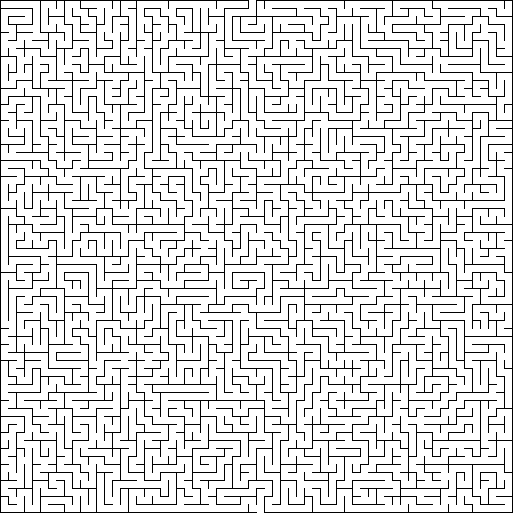
#> input picture MAZE_0.png, 1026 x 1026 px, found by its file name (shown at 1/2 size)
$ jupyter execute --allow-errors Maze_2.ipynb
#> lines starting #> are read from the running program, lines starting #| are printed output that depends on the picture; after the words box and inside, x2 and y2 are one past the last pixel; in counts of white or black regions, pixels touching at a corner belong together
[cell 1]
from PIL import Image, ImageDraw
import numpy as np
from collections import deque
import colorsys
from typing import List
from enum import Enum
import math

# ================================================================
# Constants
# ================================================================
BORDER = 2
CELL_SIZE = 14
STRIDE = 16
NUM_CELLS = 64
MAT_SIZE = 128

# Matrix codes
EMPTY, WALL, START, GOAL, DEATH_PIT, TELEPORT, CONFUSION = 0, 1, 2, 3, 4, 5, 6

CELL_NAMES = {
    EMPTY: "Empty",
    WALL: "Wall",
    START: "Start",
    GOAL: "Goal",
    DEATH_PIT: "Death Pit",
    TELEPORT: "Teleport",
    CONFUSION: "Confusion",
}

CELL_COLORS = {
    EMPTY: (255, 255, 255),
    WALL: (0, 0, 0),
    START: (0, 200, 0),
    GOAL: (30, 100, 220),
    DEATH_PIT: (220, 50, 0),
    TELEPORT: (0, 190, 190),
    CONFUSION: (160, 0, 200),
}


# ================================================================
# Basic classes
# ================================================================
class Action(Enum):
    MOVE_UP = 0
    MOVE_DOWN = 1
    MOVE_LEFT = 2
    MOVE_RIGHT = 3
    WAIT = 4


class TurnResult:
    def __init__(self):
        self.wall_hits = 0
        self.current_position = (0, 0)
        self.is_dead = False
        self.is_confused = False
        self.is_goal_reached = False
        self.teleported = False
        self.actions_executed = 0

    def __repr__(self):
        return (
            f"pos={self.current_position} dead={self.is_dead} "
            f"goal={self.is_goal_reached} confused={self.is_confused} "
            f"teleported={self.teleported} wall_hits={self.wall_hits} "
            f"actions_executed={self.actions_executed}"
        )


# ================================================================
# Small helper
# ================================================================
def popup_image(path):
    Image.open(path).show()


# ================================================================
# 1. Convert MAZE_0 image into matrix data
# ================================================================
def _wall_below(gray, row, col):
    y = BORDER + row * STRIDE + CELL_SIZE
    x = BORDER + col * STRIDE + CELL_SIZE // 2
    return not (gray[y, x] > 128 and gray[y + 1, x] > 128)


def _wall_right(gray, row, col):
    y = BORDER + row * STRIDE + CELL_SIZE // 2
    x = BORDER + col * STRIDE + CELL_SIZE
    return not (gray[y, x] > 128 and gray[y, x + 1] > 128)


def load_maze(image_path):
    """
    Build the maze matrix from the clean maze image.
    Real cells are at even-even coordinates.
    The spaces between them store walls/passages.
    """
#> called with image_path = 'MAZE_0.png'
    gray = np.array(Image.open(image_path).convert("L"))
#> gray: shape (1026, 1026); 87.2% white; black in thin lines or dots
    matrix = np.ones((MAT_SIZE, MAT_SIZE), dtype=np.uint8)

    for r in range(NUM_CELLS):
        for c in range(NUM_CELLS):
            matrix[r * 2, c * 2] = EMPTY

            if r < NUM_CELLS - 1:
                matrix[r * 2 + 1, c * 2] = WALL if _wall_below(gray, r, c) else EMPTY

            if c < NUM_CELLS - 1:
                matrix[r * 2, c * 2 + 1] = WALL if _wall_right(gray, r, c) else EMPTY

            if r < NUM_CELLS - 1 and c < NUM_CELLS - 1:
                matrix[r * 2 + 1, c * 2 + 1] = WALL
#> this loop made 64 passes
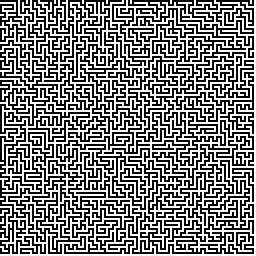
#> matrix: shape (128, 128) (shown 2 times larger); values 0 (black) and 1 (white), 50% white; black in thin lines or dots
#> in save_matrix_image_with_labels, `matrix_copy[start[0], start[1]] = START`:
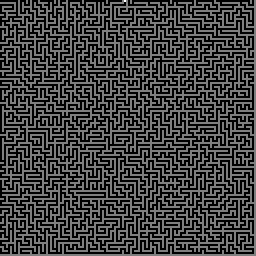
#> matrix_copy: shape (128, 128) (shown 2 times larger); 0.01% of pixels changed, all inside (x1, y1, x2, y2) = (62, 0, 63, 1); drawn with min black and max white
#> in save_matrix_image_with_labels, `matrix_copy[goal[0], goal[1]] = GOAL`:
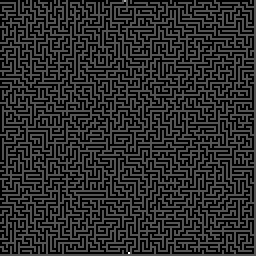
#> matrix_copy: shape (128, 128) (shown 2 times larger); 0.01% of pixels changed, all inside (x1, y1, x2, y2) = (64, 126, 65, 127); drawn with min black and max white
#> in save_matrix_image, `img = Image.new("RGB", (size, size))`: img: PIL image 1024x1024 RGB; every value is 0
#> in save_matrix_image, `img.save(out_path)`:
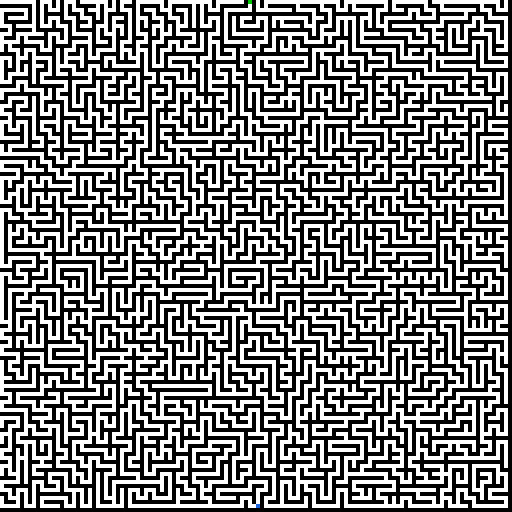
#> saved as MAZE_0_matrix.png: PIL image 1024x1024 RGB (shown at 1/2 size); mean R, G, B 127.5, 127.5, 127.5

    return matrix


# ================================================================
# 2. Detect hazards from MAZE_1 image
# ================================================================
def detect_hazards(image_path):
    """
    Returns:
        {(row64, col64): hazard_type}
    using 64x64 maze cell coordinates.
    """
#> called with image_path = 'MAZE_1.png'
    rgb = np.array(Image.open(image_path).convert("RGB"))
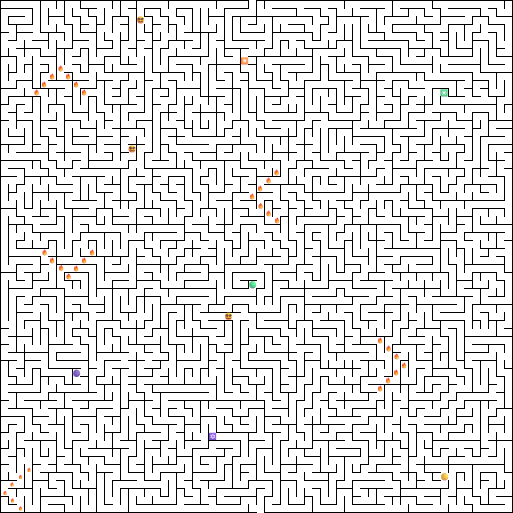
#> input picture MAZE_1.png, 1026 x 1026 px, found by its file name (shown at 1/2 size)
#> rgb is the input picture: shape (1026, 1026, 3); mean R, G, B 222.1, 221.8, 221.6
    hazards = {}

    for r in range(NUM_CELLS):
        for c in range(NUM_CELLS):
            cy = BORDER + r * STRIDE + CELL_SIZE // 2
            cx = BORDER + c * STRIDE + CELL_SIZE // 2

            colored = []
            dark_pixels = 0

            for dy in range(-4, 5):
                for dx in range(-4, 5):
                    y, x = cy + dy, cx + dx
                    if 0 <= y < rgb.shape[0] and 0 <= x < rgb.shape[1]:
                        rr, gg, bb = rgb[y, x]
                        h, s, v = colorsys.rgb_to_hsv(rr / 255, gg / 255, bb / 255)

                        if s > 0.28 and v > 0.25:
                            colored.append((h, s, v, rr, gg, bb))

                        if rr < 95 and gg < 95 and bb < 95:
                            dark_pixels += 1

            if not colored:
                continue

            hues = [p[0] for p in colored]
            avg_h = sum(p[0] for p in colored) / len(colored)
            avg_s = sum(p[1] for p in colored) / len(colored)
            avg_v = sum(p[2] for p in colored) / len(colored)
            npix = len(colored)
            hue_span = max(hues) - min(hues)
            dark_ratio = dark_pixels / 81.0

            # Green / cyan-ish = teleport
            if 0.25 <= avg_h <= 0.45:
                hazards[(r, c)] = TELEPORT
                continue

            # Purple-ish = confusion
            if 0.72 <= avg_h <= 0.90:
                hazards[(r, c)] = CONFUSION
                continue

            # Dark + colored icon also likely confusion
            if dark_ratio > 0.12 and npix >= 18:
                hazards[(r, c)] = CONFUSION
                continue

            # Very bright, tight color grouping can still be teleport
            if npix >= 26 and hue_span < 0.12 and avg_v > 0.65 and avg_s > 0.40:
                hazards[(r, c)] = TELEPORT
            else:
                hazards[(r, c)] = DEATH_PIT

    return hazards


# ================================================================
# 3. Merge hazards into the matrix
# ================================================================
def merge_hazards_into_matrix(base_matrix, hazards_dict):
    merged = base_matrix.copy()

    for (r, c), hazard_type in hazards_dict.items():
        merged[r * 2, c * 2] = hazard_type
#> this loop made 43 passes
#> (r, c, hazard_type) on passes 1 to 12: (2, 17, 5), (7, 30, 5), (8, 7, 4), (9, 6, 4), (9, 8, 4), (10, 5, 4), (10, 9, 4), (11, 4, 4), (11, 10, 4), (11, 55, 5), (18, 16, 5), (21, 34, 4)
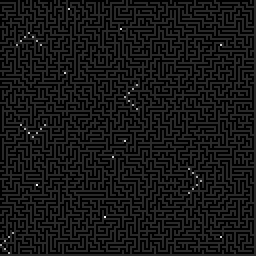
#> merged: shape (128, 128) (shown 2 times larger); 0.26% of pixels changed, all inside (x1, y1, x2, y2) = (0, 4, 111, 127); drawn with min black and max white
#> the loop in print_hazards, `for h in hazards_dict.values():` made 43 passes
#> h on passes 1, 2, 3, 6, 7, 8, 9, 10, 11, 12, 13, 14: 5, 5, 4, 4, 4, 4, 4, 5, 5, 4, 4, 4
#| Death pits: 33
#| Teleports : 8
#| Confusion : 2

    return merged


def build_hazard_maze_matrix(base_maze_path, hazard_maze_path):
    base_matrix = load_maze(base_maze_path)
    hazards_dict = detect_hazards(hazard_maze_path)
    merged_matrix = merge_hazards_into_matrix(base_matrix, hazards_dict)
    return merged_matrix, hazards_dict


# ================================================================
# 4. Find start and goal
# ================================================================
def find_start_and_goal(image_path):
    gray = np.array(Image.open(image_path).convert("L"))

    top = [c for c in range(gray.shape[1]) if gray[1, c] > 128]
    bottom = [c for c in range(gray.shape[1]) if gray[-2, c] > 128]

    tc = ((top[len(top) // 2] - BORDER) // STRIDE) * 2
    bc = ((bottom[len(bottom) // 2] - BORDER) // STRIDE) * 2

    return (0, tc), (NUM_CELLS * 2 - 2, bc)


# ================================================================
# 5. BFS solver
# ================================================================
# [50 lines left out: functions solve, path_to_actions, not called in this run]


# ================================================================
# 6. Draw matrix back into image
# ================================================================
def save_matrix_image(matrix, out_path, scale=8, solution=None):
    size = MAT_SIZE * scale
    img = Image.new("RGB", (size, size))
    draw = ImageDraw.Draw(img)

    for r in range(MAT_SIZE):
        for c in range(MAT_SIZE):
            val = int(matrix[r, c])
            color = CELL_COLORS.get(val, (255, 0, 255))
            draw.rectangle(
                [c * scale, r * scale, c * scale + scale - 1, r * scale + scale - 1],
                fill=color
            )

    if solution:
        dot = max(2, scale // 3)
        for r, c in solution:
            cx = c * scale + scale // 2
            cy = r * scale + scale // 2
            draw.ellipse([cx - dot, cy - dot, cx + dot, cy + dot], fill=(255, 255, 0))

    img.save(out_path)


def save_matrix_image_with_labels(matrix, out_path, scale=8):
    start, goal = find_start_and_goal("MAZE_0.png")
#> in save_matrix_image_with_labels (call 2), `matrix_copy[goal[0], goal[1]] = GOAL`: matrix_copy: shape (128, 128); min 0, max 6, mean 0.512
    matrix_copy = matrix.copy()
    matrix_copy[start[0], start[1]] = START
    matrix_copy[goal[0], goal[1]] = GOAL
    save_matrix_image(matrix_copy, out_path, scale=scale)
#> call 2 of save_matrix_image, with out_path = 'MAZE_1_matrix_with_hazards.png', scale = 8
#> in save_matrix_image (call 2), `img.save(out_path)`:
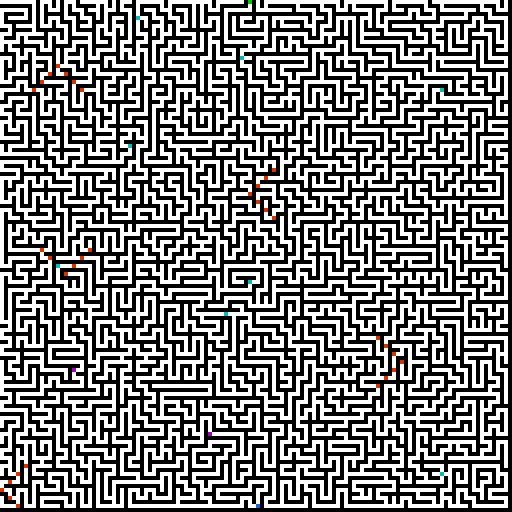
#> saved as MAZE_1_matrix_with_hazards.png: PIL image 1024x1024 RGB (shown at 1/2 size); mean R, G, B 127.2, 127, 126.9
#> the loop in merge_hazards_into_matrix (call 2), `for (r, c), hazard_type in hazards_dict.items():` made 43 passes


# [17 lines left out: function save_solution_image_on_original, not called in this run]


# ================================================================
# 7. Build teleport map
# ================================================================
def build_teleport_map(matrix):
    """
    Temporary deterministic pairing for check-in demo.
    Pairs teleports in scan order.
    """
    pads = [
        (r, c)
        for r in range(0, MAT_SIZE, 2)
        for c in range(0, MAT_SIZE, 2)
        if matrix[r, c] == TELEPORT
    ]

    mapping = {}
    for i in range(0, len(pads), 2):
        if i + 1 < len(pads):
            mapping[pads[i]] = pads[i + 1]
            mapping[pads[i + 1]] = pads[i]
#> this loop made 4 passes
#> i on passes 3 to 4: 4, 6

    return mapping


# ================================================================
# 8. Environment uses the matrix directly
# ================================================================
class MazeEnvironment:
    def __init__(self, maze_id: str):
        if maze_id == "training":
            base_image = "MAZE_0.png"
            hazard_image = "MAZE_1.png"
        else:
            raise ValueError(f"Unknown maze_id: {maze_id}")

        self.base_image_path = base_image
        self.hazard_image_path = hazard_image

        self.matrix, self.hazards_dict = build_hazard_maze_matrix(base_image, hazard_image)

        self.start_mat, self.goal_mat = find_start_and_goal(base_image)
        self.teleport_map = build_teleport_map(self.matrix)

        self.start_xy = (self.start_mat[1] // 2, self.start_mat[0] // 2)
        self.goal_xy = (self.goal_mat[1] // 2, self.goal_mat[0] // 2)

        self.fire_cells = set()
        for r in range(0, MAT_SIZE, 2):
            for c in range(0, MAT_SIZE, 2):
                if self.matrix[r, c] == DEATH_PIT:
                    self.fire_cells.add((c // 2, r // 2))
#> the loop in demo_hazard_cells, `for (r, c), h in env.hazards_dict.items():` made 10 passes
#| Cell (2, 17) -> Teleport
#| Cell (7, 30) -> Teleport
#| Cell (8, 7) -> Death Pit
#| Cell (9, 6) -> Death Pit
#| Cell (9, 8) -> Death Pit
#| Cell (10, 5) -> Death Pit
#| Cell (10, 9) -> Death Pit
#| Cell (11, 4) -> Death Pit
#> (further printed lines are left out)
#> the loop in demo_wall_hit, `for action in [Action.MOVE_LEFT, Action.MOVE_RIGHT, Action.MOVE_UP, Ac..` made 1 pass
#| Start: (31, 0)
#> the loop in demo_specific_hazard, `for (hr, hc), h in env.hazards_dict.items():` made 3 passes
#| Testing Death Pit at cell (8, 7)
#| Agent starting at: (7, 7)
#| Action: MOVE_DOWN
#| Result: pos=(7, 8) dead=True goal=False confused=False teleported=False wall_hits=0 actions_executed=1
#| Agent end pos: (7, 8)
#> the loop in demo_specific_hazard, `for (hr, hc), h in env.hazards_dict.items():` made 1 pass
#| Testing Teleport at cell (2, 17)
#| Agent starting at: (17, 1)
#| Action: MOVE_DOWN
#| Result: pos=(30, 7) dead=False goal=False confused=False teleported=True wall_hits=0 actions_executed=1
#| Agent end pos: (30, 7)
#> the loop in demo_specific_hazard, `for (hr, hc), h in env.hazards_dict.items():` made 32 passes
#| Testing Confusion at cell (46, 9)
#| Agent starting at: (9, 47)
#| Action: MOVE_UP
#| Result: pos=(9, 46) dead=False goal=False confused=True teleported=False wall_hits=0 actions_executed=1
#| Agent end pos: (9, 46)

        self.reset()

    def reset(self):
        self.pos = self.start_xy
        self.confused_left = 0
        self.turns = 0
        self.deaths = 0
        self.confused_hits = 0
        self.explored = set()
        self.goal_reached = False
        self.fire_rotation_degrees = 0
        self.pending_respawn = False
        return self.pos

    def _cell_type(self, x, y):
        return int(self.matrix[y * 2, x * 2])

    def rotate_fire_icon(self):
        self.fire_rotation_degrees = (self.fire_rotation_degrees + 90) % 360

    def _try_move(self, action: Action, confused: bool):
        dx, dy = {
            Action.MOVE_UP: (0, -1),
            Action.MOVE_DOWN: (0, 1),
            Action.MOVE_LEFT: (-1, 0),
            Action.MOVE_RIGHT: (1, 0),
            Action.WAIT: (0, 0),
        }[action]

        if confused and action != Action.WAIT:
            dx, dy = -dx, -dy

        x, y = self.pos
        nx, ny = x + dx, y + dy

        if not (0 <= nx < NUM_CELLS and 0 <= ny < NUM_CELLS):
            return x, y, True

        if self.matrix[y * 2 + dy, x * 2 + dx] == WALL:
            return x, y, True

        return nx, ny, False

    def step(self, actions: List[Action]) -> TurnResult:
        if not actions or len(actions) > 5:
            raise ValueError("Need 1-5 actions per turn.")

        # Respawn at start on next turn after dying
        if self.pending_respawn:
            self.pos = self.start_xy
            self.pending_respawn = False

        res = TurnResult()

        turn_confused = self.confused_left > 0
        if turn_confused:
            self.confused_left -= 1
            res.is_confused = True

        got_confused = False

        for action in actions:
            nx, ny, wall_hit = self._try_move(action, turn_confused or got_confused)

            if wall_hit:
                res.wall_hits += 1
                res.actions_executed += 1
                continue

            self.pos = (nx, ny)
            self.explored.add(self.pos)
            res.actions_executed += 1

            cell = self._cell_type(nx, ny)

            if cell == DEATH_PIT:
                res.is_dead = True
                res.current_position = (nx, ny)
                self.deaths += 1
                self.pending_respawn = True
                break

            if cell == TELEPORT:
                key = (ny * 2, nx * 2)
                if cell == TELEPORT:
                    key = (ny * 2, nx * 2)

                    if key in self.teleport_map:
                        dst = self.teleport_map[key]
                        self.pos = (dst[1] // 2, dst[0] // 2)
                        res.teleported = True

            elif cell == CONFUSION:
                if not got_confused:
                    got_confused = True
                    self.confused_left = 1
                    res.is_confused = True
                    self.confused_hits += 1

            if self.pos == self.goal_xy:
                res.is_goal_reached = True
                self.goal_reached = True
                break

        self.rotate_fire_icon()

        if not res.is_dead:
            res.current_position = self.pos

        self.turns += 1
        return res


# ================================================================
# 9. Matrix-based Part 5 image
# ================================================================
def save_part5_from_matrix(matrix, fire_cells, rotation_degrees, out_path, scale=8):
#> called with rotation_degrees = 0, out_path = 'MAZE_1_part5_from_matrix.png', scale = 8
    size = MAT_SIZE * scale
    img = Image.new("RGB", (size, size))
    draw = ImageDraw.Draw(img)

    for r in range(MAT_SIZE):
        for c in range(MAT_SIZE):
            val = int(matrix[r, c])
            color = CELL_COLORS.get(val, (255, 0, 255))
            draw.rectangle(
                [c * scale, r * scale, c * scale + scale - 1, r * scale + scale - 1],
                fill=color
            )

    angle = math.radians(rotation_degrees)
    line_len = max(3, scale)

    for (x, y) in fire_cells:
        mr = y * 2
        mc = x * 2

        cx = mc * scale + scale // 2
        cy = mr * scale + scale // 2

        dx = int(line_len * math.cos(angle))
        dy = int(line_len * math.sin(angle))

        draw.line([cx, cy, cx + dx, cy + dy], fill=(255, 255, 0), width=2)

        dot = max(2, scale // 3)
        draw.ellipse([cx - dot, cy - dot, cx + dot, cy + dot], fill=(255, 255, 0))

    img.save(out_path)
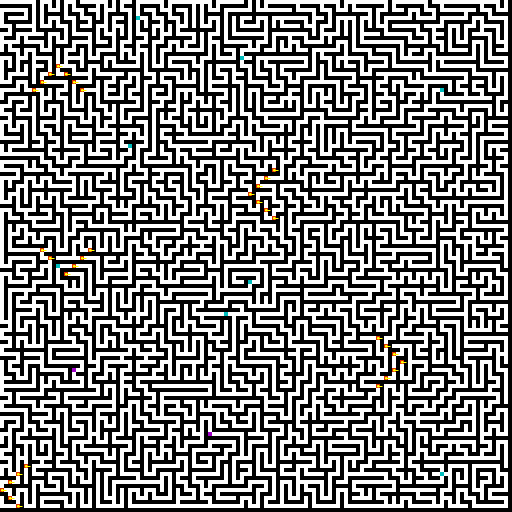
#> saved as MAZE_1_part5_from_matrix.png: PIL image 1024x1024 RGB (shown at 1/2 size); mean R, G, B 127.3, 127.2, 126.9


# ================================================================
# 10. Hazard debug helpers
# ================================================================
def print_hazards(hazards_dict):
    counts = {DEATH_PIT: 0, TELEPORT: 0, CONFUSION: 0}
    for h in hazards_dict.values():
        if h in counts:
            counts[h] += 1

    print("Hazard counts:")
    print("Death pits:", counts[DEATH_PIT])
    print("Teleports :", counts[TELEPORT])
    print("Confusion :", counts[CONFUSION])


def demo_hazard_cells(env):
    print("\nSample hazards detected:")
    shown = 0
    for (r, c), h in env.hazards_dict.items():
        print(f"Cell ({r}, {c}) -> {CELL_NAMES[h]}")
        shown += 1
        if shown >= 10:
            break


def find_open_neighbor_for_hazard(matrix, hr, hc):
    """
    Given a hazard at 64x64 cell coords (hr, hc),
    find an adjacent open cell and the action needed to step into hazard.
    """
    options = [
        (hr - 1, hc, Action.MOVE_DOWN),
        (hr + 1, hc, Action.MOVE_UP),
        (hr, hc - 1, Action.MOVE_RIGHT),
        (hr, hc + 1, Action.MOVE_LEFT),
    ]

    for nr, nc, action in options:
        if 0 <= nr < NUM_CELLS and 0 <= nc < NUM_CELLS:
            if matrix[nr * 2, nc * 2] == EMPTY:
                # wall between neighbor and hazard must be open
                dy = hr - nr
                dx = hc - nc
                if matrix[nr * 2 + dy, nc * 2 + dx] != WALL:
                    return (nc, nr), action

    return None, None


def demo_specific_hazard(env, hazard_type):
    for (hr, hc), h in env.hazards_dict.items():
        if h != hazard_type:
            continue

        start_pos, action = find_open_neighbor_for_hazard(env.matrix, hr, hc)
        if start_pos is None:
            continue

        env.pos = start_pos
        env.pending_respawn = False
        env.confused_left = 0

        print(f"\nTesting {CELL_NAMES[hazard_type]} at cell ({hr}, {hc})")
        print("Agent starting at:", env.pos)
        print("Action:", action.name)

        result = env.step([action])
        print("Result:", result)
        print("Agent end pos:", env.pos)
        return

    print(f"\nNo reachable {CELL_NAMES[hazard_type]} found for demo.")


def demo_wall_hit(env):
    x, y = env.start_xy
    env.pos = (x, y)
    env.pending_respawn = False
    env.confused_left = 0

    # Try several directions until one hits a wall
    for action in [Action.MOVE_LEFT, Action.MOVE_RIGHT, Action.MOVE_UP, Action.MOVE_DOWN]:
        env.pos = (x, y)
        result = env.step([action])
        if result.wall_hits > 0:
            print("\nTesting wall behavior")
            print("Start:", (x, y))
            print("Action:", action.name)
            print("Result:", result)
            return

    print("\nCould not demonstrate wall hit from start cell.")


# ================================================================
# 11. Main demo
# ================================================================
#> (the rest of this cell did not finish here and is left out)

    popup_image("MAZE_1_matrix_with_hazards.png")
    if path0 is not None:
        popup_image("MAZE_0_matrix_with_solution.png")
        popup_image("MAZE_0_original_with_solution.png")
    popup_image("MAZE_1_part5_from_matrix.png")


#!from here on is the old code
